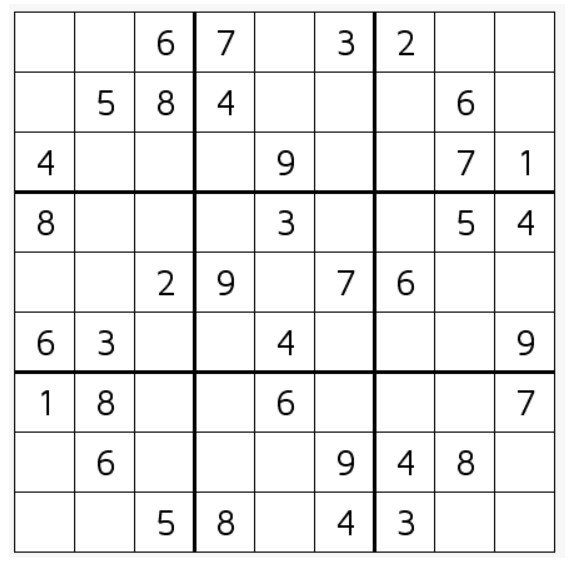
#> input picture sudoku/dataset1/sudoku_test.jpg, 571 x 565 px, found by its file name; its folder holds only this picture in this run
$ python sudoku_solve.py
#> lines starting #> are read from the running program, lines starting #| are printed output that depends on the picture; after the words box and inside, x2 and y2 are one past the last pixel; in counts of white or black regions, pixels touching at a corner belong together
### sudoku/function.py
import numpy as np
import cv2


def biggest_contours(contours):

    biggest = np.array([])
    x, y, w, h = 0, 0, 0, 0
    maxArea = 0

    for i in contours:
        area = cv2.contourArea(i)

        if area > 50:

            peri = cv2.arcLength(i, True)
            approx = cv2.approxPolyDP(i, 0.02 * peri, True)

            if area > maxArea and len(approx) == 4:

                biggest = approx
                maxArea = area

    # cv2.rectangle(img,(x,y),(x+w,y+h),(255,0,0),1)

    return biggest, maxArea


def reOrder(points):

    points = points.reshape((4,2))
    pointsNew = np.zeros((4,1,2), dtype= np.int32)

    pointsNew[0] = points[np.argmin(points.sum(1))]
    pointsNew[3] = points[np.argmax(points.sum(1))]

    diff = np.diff(points, axis= 1)

    pointsNew[1] = points[np.argmin(diff)]
    pointsNew[2] = points[np.argmax(diff)]

    return pointsNew

# [38 lines left out: functions solve, valid, find_empty, not called in this run]


### sudoku/sudoku_solve.py
import numpy as np
import cv2
import pytesseract
import math
from function import *
import os

path_folder = r'dataset1\\'
path_result = r'sudoku_result\\'

for path in os.listdir(path_folder):


    image = cv2.imread(path_folder + path)
#> image is the input picture: shape (565, 571, 3); min 0, max 255, mean 235.8

    imgGray = cv2.cvtColor(image, cv2.COLOR_BGR2GRAY)

    imgBlur = cv2.GaussianBlur(imgGray, (5, 5), 1)
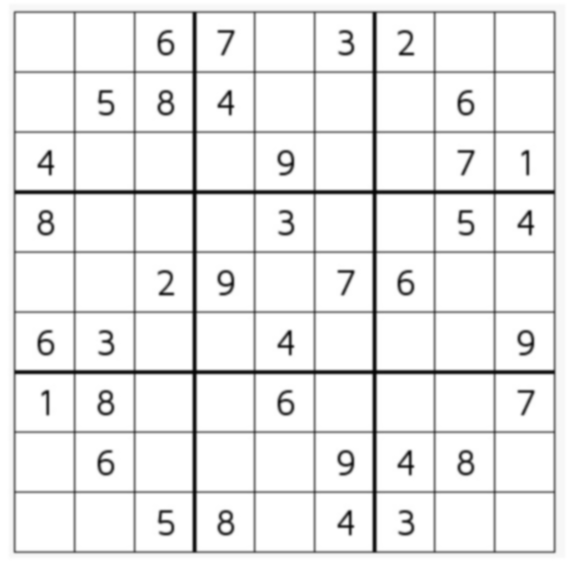
#> imgBlur: shape (565, 571); min 3, max 255, mean 235.8

    imgCanny = cv2.Canny(imgGray, 50, 200, None, 3)
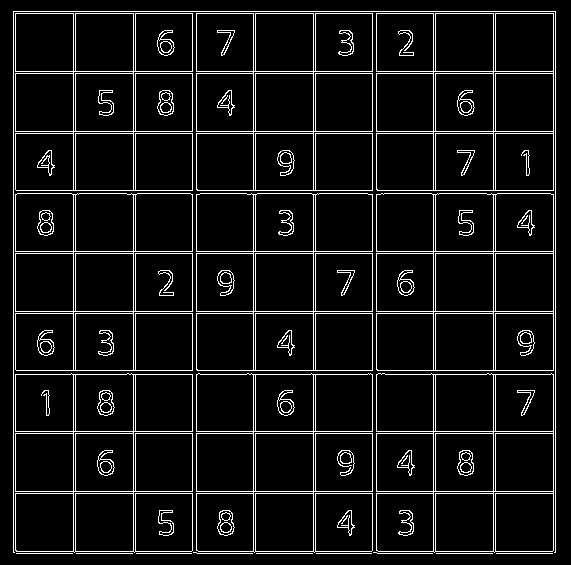
#> imgCanny: shape (565, 571); 7.8% white in thin lines or dots

    imgTheshold = cv2.adaptiveThreshold(imgBlur, 255, 1, 1, 11, 2)
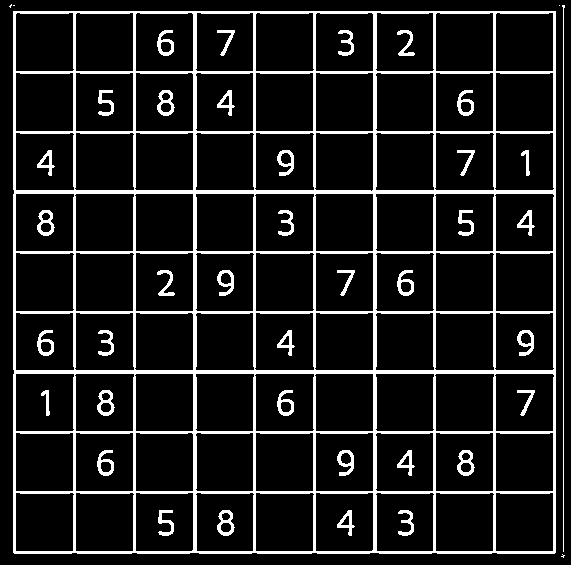
#> imgTheshold: shape (565, 571); 12.5% white; 42 white regions (4 under 20 px)


    imgContours = image.copy()

    width = 450
    height = 450


    contours, hierarchy = cv2.findContours(imgTheshold, cv2.RETR_EXTERNAL, cv2.CHAIN_APPROX_SIMPLE)
#> contours = 6 contours, 5 with area under 20; largest, box (x1, y1, x2, y2) and area: (13, 11, 556, 554) 293707

    biggest, maxArea = biggest_contours(contours)
#> the loop in biggest_contours, `for i in contours:` made 6 passes
#> (area, peri, biggest, maxArea) on pass 2: (293707, 2175.1, [[13, 11], [13, 552], [554, 553], [555, 11]], 293707)
#> after the loop in biggest_contours, `for i in contours:`: maxArea = 293707
#> biggest = [[13, 11], [13, 552], [554, 553], [555, 11]]; maxArea = 293707

    # cv2.rectangle(image,(x,y),(x+w,y+h),(255,0,0),3)

    if biggest.size != 0:

        biggest = reOrder(biggest)
#> in reOrder, `points = points.reshape((4,2))`: points = [[13, 11], [13, 552], [554, 553], [555, 11]]
#> in reOrder, `diff = np.diff(points, axis= 1)`: diff = [-2, 539, -1, -544]
#> biggest = [[13, 11], [555, 11], [13, 552], [554, 553]]

        # print(biggest)

        # print(biggest.shape)

        cv2.drawContours(imgContours, biggest, -1, (255,0,0), 5)
#> imgContours: shape (565, 571, 3); 0.04% of pixels changed, all inside (x1, y1, x2, y2) = (10, 8, 559, 557)

        pts1 = np.float32(biggest)
#> pts1 = [[13, 11], [555, 11], [13, 552], [554, 553]]
        pts2 = np.float32([[0, 0],[width, 0], [0, height],[width, height]])

        matrix = cv2.getPerspectiveTransform(pts1, pts2)
#> matrix = [[0.832, 1.51e-18, -10.81], [-3.2e-18, 0.83, -9.13], [3.42e-06, -3.4e-06, 1]]

        imgWrap = cv2.warpPerspective(image, matrix, (width, height))
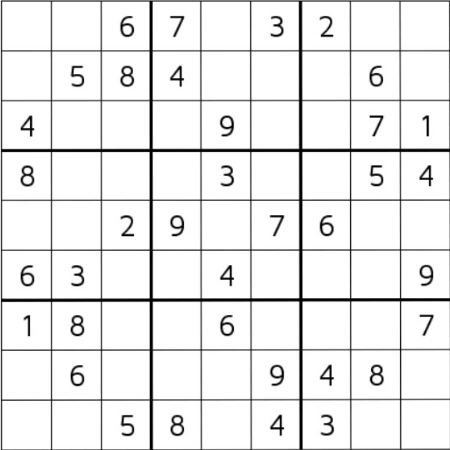
#> imgWrap: shape (450, 450, 3); min 0, max 255, mean 234.9


    # cv2.imshow('a', imgWrap)
        wrapGray = cv2.cvtColor(imgWrap, cv2.COLOR_BGR2GRAY)

        wrapBlur = cv2.GaussianBlur(wrapGray, (5, 5), 1)
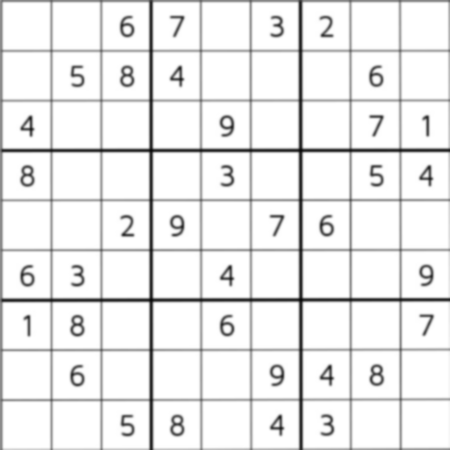
#> wrapBlur: shape (450, 450); min 7, max 255, mean 235

        wrapCanny = cv2.Canny(wrapGray, 50, 200, None, 3)
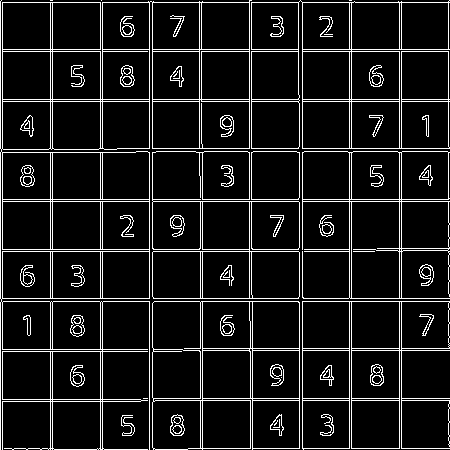
#> wrapCanny: shape (450, 450); 9.6% white in thin lines or dots

        wrapTheshold = cv2.adaptiveThreshold(wrapBlur, 255, 1, 1, 3, 3)
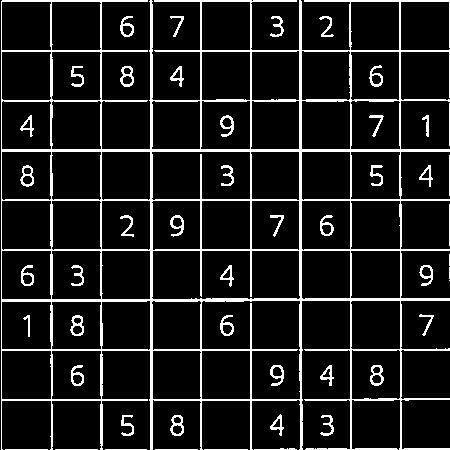
#> wrapTheshold: shape (450, 450); 11% white in thin lines or dots

        print(imgWrap.shape)
#| (450, 450, 3)

        #chia bảng sudoku
        sudoku = np.zeros((9,9), np.uint8)

        size = imgWrap.shape[0]//9
#> size = 50

        for i in range(9):

            for j in range(9):

                cell = imgWrap[size*i+6:size*(i+1)-6, size*j + 6:size*(j+1) - 6]
                cellGray = cv2.cvtColor(cell, cv2.COLOR_BGR2GRAY)

                cellBlur = cv2.GaussianBlur(cellGray, (5, 5), 1)

                cellCanny = cv2.Canny(cellGray, 50, 200, None, 3)

                cellTheshold = cv2.adaptiveThreshold(cellBlur, 255, 1, 1, 3, 3)


                pytesseract.pytesseract.tesseract_cmd= r"C:\Program Files (x86)\Tesseract-OCR\tesseract.exe"
                try:
#> (the run stopped early here; a loop or call above may not have finished)

$ run again, on sudoku/dataset1/sudoku_test13.jpg
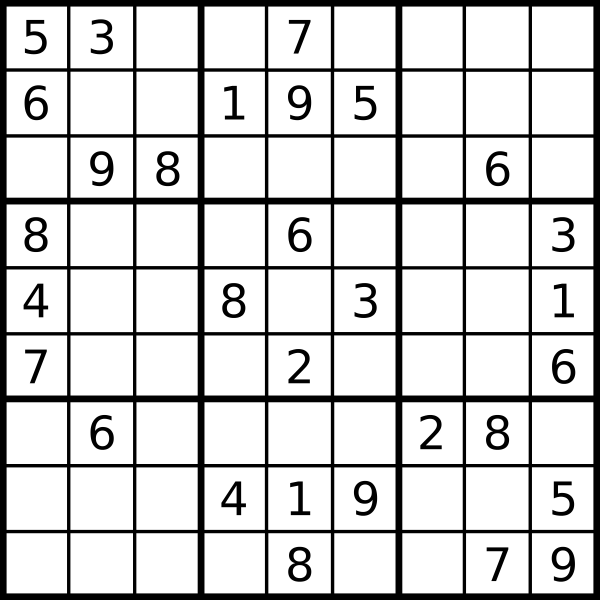
#> input picture sudoku/dataset1/sudoku_test13.jpg, 1200 x 1200 px, found by its file name (shown at 1/2 size)
#> image is the input picture: shape (1200, 1200, 3); min 0, max 255, mean 209.8
#> `imgCanny = cv2.Canny(imgGray, 50, 200, None, 3)`:
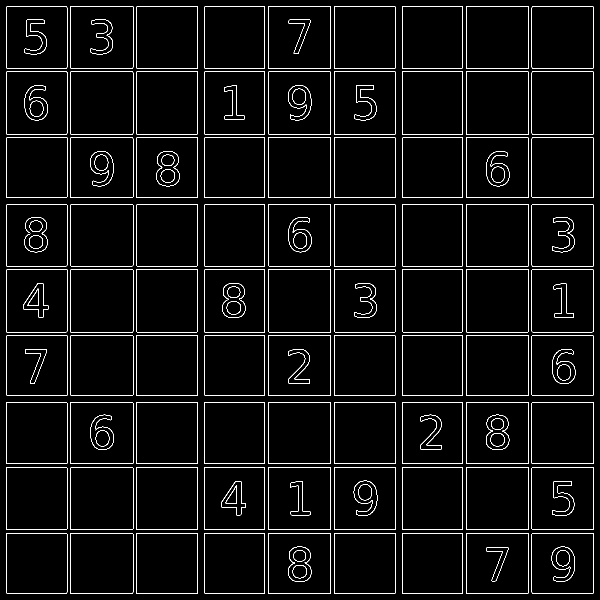
#> imgCanny: shape (1200, 1200) (shown at 1/2 size); 3.5% white in thin lines or dots
#> imgTheshold: shape (1200, 1200); 14.1% white; 39 white regions
#> contours = 9 contours; largest, box (x1, y1, x2, y2) and area: (799, 799, 1192, 1192) 153555, (8, 799, 401, 1192) 153553, (799, 8, 1192, 401) 153552, (8, 8, 401, 401) 153551, (404, 799, 796, 1192) 153190
#> the loop in biggest_contours, `for i in contours:` made 9 passes
#> (area, peri, biggest, maxArea) on pass 1: (153555, 1569.4, [[801, 801], [800, 1188], [1188, 1190], [1190, 802]], 153555)
#> after the loop in biggest_contours, `for i in contours:`: maxArea = 153555
#> `biggest, maxArea = biggest_contours(contours)`: biggest = [[801, 801], [800, 1188], [1188, 1190], [1190, 802]]; maxArea = 153555
#> points has the same summary as biggest outside reOrder
#> diff = [0, 388, 2, -388]
#> `biggest = reOrder(biggest)`: biggest = [[801, 801], [1190, 802], [800, 1188], [1188, 1190]]
#> imgContours: shape (1200, 1200, 3); 0.01% of pixels changed, all inside (x1, y1, x2, y2) = (797, 798, 1194, 1194)
#> pts1 has the same summary as biggest
#> matrix = [[1.16, 0.003, -931.5], [-0.00298, 1.16, -926.7], [6.69e-06, -6.59e-06, 1]]
#> wrapCanny: shape (450, 450); 3.5% white in thin lines or dots
#> `wrapTheshold = cv2.adaptiveThreshold(wrapBlur, 255, 1, 1, 3, 3)`:
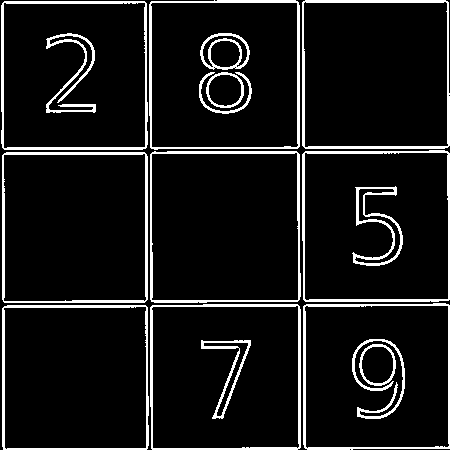
#> wrapTheshold: shape (450, 450); 9.1% white; 17 white regions, largest, box (x1, y1, x2, y2) and area: (2, 152, 148, 303) 1616, (1, 1, 148, 150) 1601, (302, 0, 450, 149) 1576
#| (450, 450, 3)

$ run again, on sudoku/dataset1/sudoku_test14.jpg
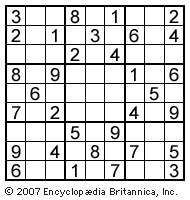
#> input picture sudoku/dataset1/sudoku_test14.jpg, 190 x 200 px, found by its file name
#> image is the input picture: shape (200, 190, 3); min 0, max 255, mean 209.6
#> `imgCanny = cv2.Canny(imgGray, 50, 200, None, 3)`:
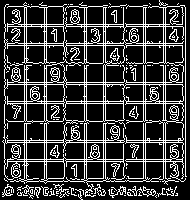
#> imgCanny: shape (200, 190); 22.1% white in thin lines or dots
#> imgTheshold: shape (200, 190); 32.4% white; 32 white regions (4 under 20 px)
#> contours = 14 contours, 4 with area under 20; largest, box (x1, y1, x2, y2) and area: (4, 4, 186, 182) 31787, (16, 187, 41, 196) 120, (127, 187, 159, 198) 100, (43, 187, 70, 198) 92, (109, 187, 126, 196) 76
#> the loop in biggest_contours, `for i in contours:` made 14 passes
#> (area, peri, biggest, maxArea) on pass 14: (31787, 744.8, [[4, 6], [4, 180], [184, 181], [183, 4]], 31787)
#> after the loop in biggest_contours, `for i in contours:`: maxArea = 31787
#> `biggest, maxArea = biggest_contours(contours)`: biggest = [[4, 6], [4, 180], [184, 181], [183, 4]]; maxArea = 31787
#> points = [[4, 6], [4, 180], [184, 181], [183, 4]]
#> diff = [2, 176, -3, -179]
#> `biggest = reOrder(biggest)`: biggest = [[4, 6], [183, 4], [4, 180], [184, 181]]
#> imgContours: shape (200, 190, 3); 0.31% of pixels changed, all inside (x1, y1, x2, y2) = (1, 1, 188, 185)
#> matrix = [[2.56, -1.63e-17, -10.23], [0.0291, 2.6, -15.73], [9.66e-05, 3.16e-05, 1]]
#> wrapCanny: shape (450, 450); 10.4% white in thin lines or dots
#> `wrapTheshold = cv2.adaptiveThreshold(wrapBlur, 255, 1, 1, 3, 3)`:
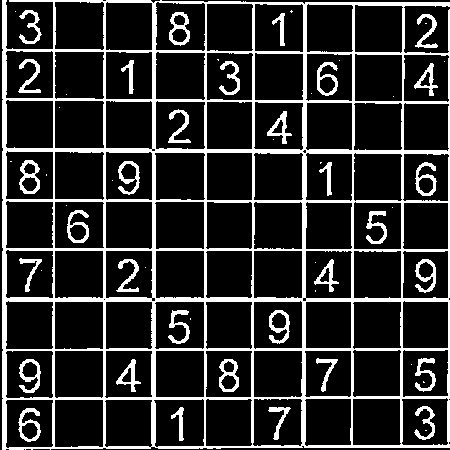
#> wrapTheshold: shape (450, 450); 17.7% white; 58 white regions (25 under 20 px), largest, box (x1, y1, x2, y2) and area: (2, 0, 450, 450) 27323, (19, 160, 40, 194) 318, (19, 359, 41, 393) 315
#| (450, 450, 3)

$ run again, on sudoku/dataset1/sudoku_test10.jpg
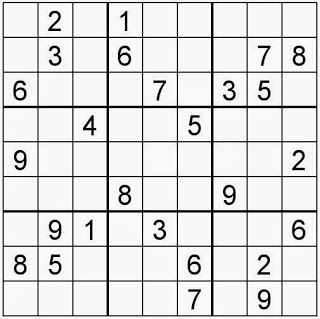
#> input picture sudoku/dataset1/sudoku_test10.jpg, 320 x 319 px, found by its file name
#> image is the input picture: shape (319, 320, 3); min 0, max 255, mean 222
#> imgCanny: shape (319, 320); 14.1% white in thin lines or dots
#> imgTheshold: shape (319, 320); 20.6% white; 28 white regions (1 under 20 px)
#> contours = 1 contour; box (x1, y1, x2, y2) and area: (2, 1, 318, 317) 99212
#> the loop in biggest_contours, `for i in contours:` made 1 pass
#> (area, peri, biggest, maxArea) on pass 1: (99212, 1260.5, [[3, 1], [2, 316], [317, 316], [317, 2]], 99212)
#> after the loop in biggest_contours, `for i in contours:`: maxArea = 99212
#> `biggest, maxArea = biggest_contours(contours)`: biggest = [[3, 1], [2, 316], [317, 316], [317, 2]]; maxArea = 99212
#> points = [[3, 1], [2, 316], [317, 316], [317, 2]]
#> diff = [-2, 314, -1, -315]
#> `biggest = reOrder(biggest)`: biggest = [[3, 1], [317, 2], [2, 316], [317, 316]]
#> imgContours: shape (319, 320, 3); 0.1% of pixels changed, all inside (x1, y1, x2, y2) = (0, 0, 320, 319)
#> matrix = [[1.43, 0.00454, -4.29], [-0.00456, 1.43, -1.42], [-1.01e-05, 1.01e-05, 1]]
#> wrapCanny: shape (450, 450); 9.6% white in thin lines or dots
#> `wrapTheshold = cv2.adaptiveThreshold(wrapBlur, 255, 1, 1, 3, 3)`:
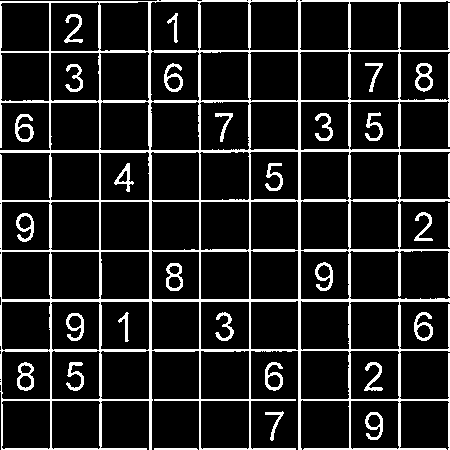
#> wrapTheshold: shape (450, 450); 13.1% white; 30 white regions, largest, box (x1, y1, x2, y2) and area: (0, 0, 450, 450) 20973, (415, 63, 433, 92) 240, (414, 312, 433, 341) 238
#| (450, 450, 3)
